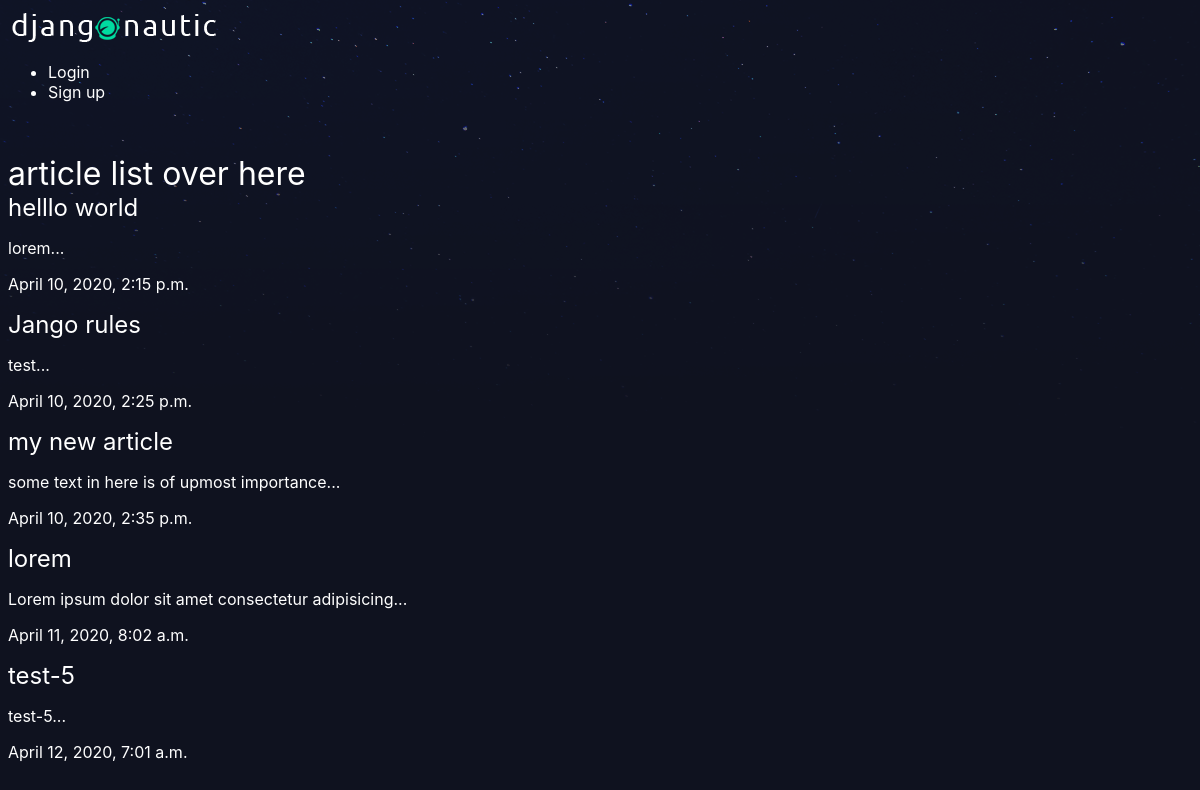
The app's page /articles/, older data.
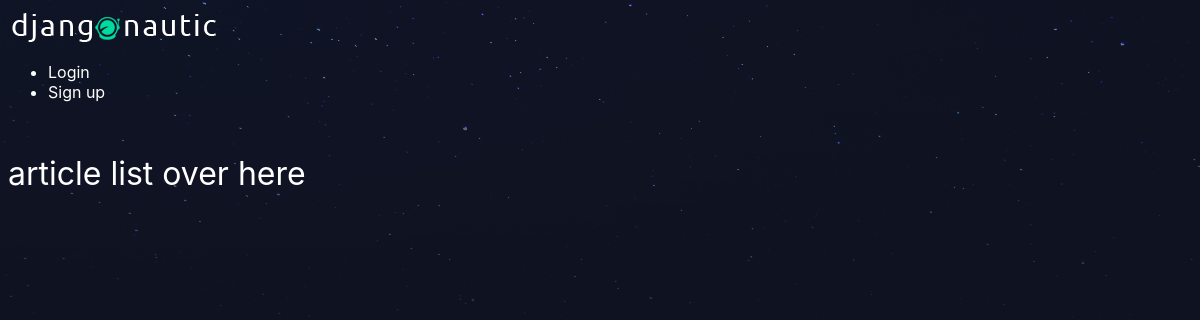
The same page, newer data.
### articles/models.py (models this page shows, shortened)
class Article(models.Model):
    title = models.CharField(max_length=100)
    slug = models.SlugField()
    body = models.TextField()
    date = models.DateTimeField(auto_now_add=True)
    col_test = models.CharField(default="", max_length=100)
    thumb = models.ImageField(default="default.png", blank=True)
    author = models.ForeignKey(User, default=None, on_delete=models.CASCADE)
    def snippet(self):
        return self.body[:50]

### articles/views.py (the view)
# urls.py: path('', views.article_list, name="article_list"),
def article_list(request):
    articles = Article.objects.all().order_by('date')
    return render(request, 'articles/article_list.html', {'articles': articles})

### articles/templates/articles/article_list.html
{% extends 'base_layout.html'%} {% block content%}
<h1>article list over here</h1>
<div id="articles">
  {% for article in articles %}
  <div class="article">
    <h2>
      <a href="{% url 'articles:article' slug=article.slug %}"
        >{{article.title}}</a
      >
    </h2>
    <p>{{article.snippet}}...</p>
    <p>{{article.date}}</p>
  </div>
  {% endfor %}
</div>
{% endblock%}

Row changes from the older to the newer data that the page shows:
removed Article: title "helllo world", snippet "lorem", date "April 10, 2020, 2:15 p.m."
removed Article: title "Jango rules", snippet "test", date "April 10, 2020, 2:25 p.m."
removed Article: title "my new article", snippet "some text in here is of upmost importance", date "April 10, 2020, 2:35 p.m."
removed Article: title "lorem", snippet "Lorem ipsum dolor sit amet consectetur adipisicing", date "April 11, 2020, 8:02 a.m."
removed Article: title "test-5", snippet "test-5", date "April 12, 2020, 7:01 a.m."
